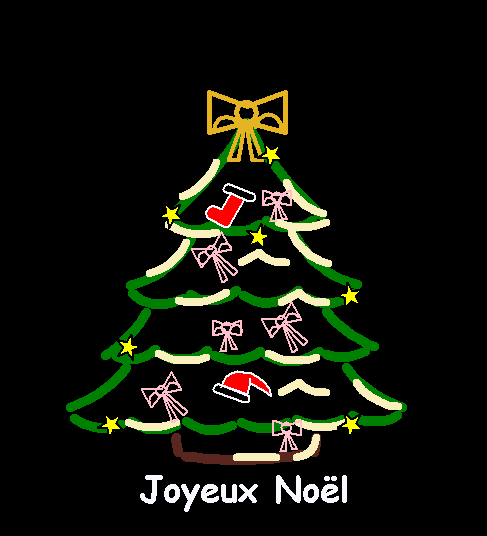

Write Python code to recreate this figure.
#!/usr/bin/env python
# -*- coding: utf-8 -*-
import turtle as t

t.setup(500, 550)  # 页面大小
t.bgcolor('black')  # 背景颜色
t.speed(0)  # 画图速度
t.pencolor("green")  # 画笔颜色
t.pensize(10)  # 画笔大小
t.penup()  # 提笔
t.hideturtle()  # 隐藏画笔指针
t.goto(0, 150)  # 移动
t.showturtle()  # 显示画笔指针
t.pendown()  # 重新显示
t.shape(name="classic")  # 设置默认经典箭头形状

# 第一层树叶
t.seth(-120)  # 移动方向
for i in range(10):
    t.fd(12)  # 移动指定距离
    t.right(2)  # 向右转动指定角度
t.penup()
t.goto(0, 150)

t.seth(-60)
t.pendown()
for i in range(10):
    t.fd(12)
    t.left(2)  # 向左转动指定角度

t.seth(-150)
t.penup()
t.fd(10)
t.pendown()
for i in range(5):
    t.fd(10)
    t.right(15)

t.seth(-150)
t.penup()
t.fd(8)
t.pendown()
for i in range(5):
    t.fd(10)
    t.right(15)

t.seth(-155)
t.penup()
t.fd(5)
t.pendown()
for i in range(5):
    t.fd(7)
    t.right(15)

# 第二层树叶
t.penup()
t.goto(-55, 34)
t.pendown()
t.seth(-120)
for i in range(10):
    t.fd(8)
    t.right(5)

t.penup()
t.goto(50, 35)
t.seth(-60)
t.pendown()
for i in range(10):
    t.fd(8)
    t.left(5)

t.seth(-120)
t.penup()
t.fd(10)
t.seth(-145)
t.pendown()
for i in range(5):
    t.fd(10)
    t.right(15)

t.penup()
t.fd(10)
t.seth(-145)
t.pendown()
for i in range(5):
    t.fd(12)
    t.right(15)

t.penup()
t.fd(8)
t.seth(-145)
t.pendown()
for i in range(5):
    t.fd(10)
    t.right(15)

t.penup()
t.seth(-155)
t.fd(8)
t.pendown()
for i in range(5):
    t.fd(11)
    t.right(15)

# 第三层树叶
t.penup()
t.goto(-100, -40)
t.seth(-120)
t.pendown()
for i in range(10):
    t.fd(6)
    t.right(3)

t.penup()
t.goto(80, -39)
t.seth(-50)
t.pendown()
for i in range(10):
    t.fd(6)
    t.left(3)

t.seth(-155)
t.penup()
t.fd(10)
t.pendown()
for i in range(5):
    t.fd(8)
    t.right(10)

t.penup()
t.fd(8)
t.seth(-145)
t.pendown()
for i in range(7):
    t.fd(8)
    t.right(10)

t.penup()
t.fd(8)
t.seth(-145)
t.pendown()
for i in range(7):
    t.fd(7)
    t.right(10)

t.penup()
t.fd(8)
t.seth(-145)
t.pendown()
for i in range(7):
    t.fd(7)
    t.right(10)

t.penup()
t.fd(8)
t.seth(-140)
t.pendown()
for i in range(7):
    t.fd(6)
    t.right(10)

# 第四层树叶
t.penup()
t.goto(-120, -95)
t.seth(-130)
t.pendown()
for i in range(7):
    t.fd(10)
    t.right(5)

t.penup()
t.goto(100, -95)
t.seth(-50)
t.pendown()
for i in range(7):
    t.fd(10)
    t.left(5)

t.penup()
t.seth(-120)
t.fd(10)
t.seth(-155)
t.pendown()
for i in range(6):
    t.fd(8)
    t.right(10)

t.penup()
t.seth(-160)
t.fd(10)
t.seth(-155)
t.pendown()
for i in range(6):
    t.fd(8)
    t.right(10)

t.penup()
t.seth(-160)
t.fd(10)
t.seth(-155)
t.pendown()
for i in range(6):
    t.fd(8)
    t.right(10)

t.penup()
t.seth(-160)
t.fd(10)
t.seth(-160)
t.pendown()
for i in range(6):
    t.fd(8)
    t.right(10)

t.penup()
t.seth(-160)
t.fd(10)
t.seth(-160)
t.pendown()
for i in range(6):
    t.fd(8)
    t.right(10)

t.penup()
t.seth(-160)
t.fd(10)
t.seth(-165)
t.pendown()
for i in range(5):
    t.fd(10)
    t.right(11)

# 树干
t.penup()
t.goto(-70, -165)
t.seth(-85)
t.pendown()
t.pencolor("#592720")
for i in range(3):
    t.fd(5)
    t.left(3)

t.penup()
t.goto(70, -165)
t.seth(-95)
t.pendown()
for i in range(3):
    t.fd(5)
    t.right(3)

t.seth(-170)
t.penup()
t.fd(10)
t.pendown()
for i in range(10):
    t.fd(12)
    t.right(2)


# 树梢
def tree_plane(x, y, z):
    """树梢平面"""
    t.penup()
    t.goto(x, y)
    t.seth(-z)
    t.pendown()
    for _ in range(5):
        t.fd(10)
        t.right(10)


def tree_side(x, y, z):
    """树梢测面"""
    t.penup()
    t.goto(x, y)
    t.seth(-z)
    t.pendown()
    for _ in range(5):
        t.fd(10)
        t.left(10)


def tree_middle(x, y, z):
    """树叶中间"""
    t.penup()
    t.goto(x, y)
    t.seth(-z)
    t.pendown()
    for _ in range(5):
        t.fd(6)
        t.right(10)
    t.seth(-150)
    t.fd(20)


t.pencolor("#faf0be")  # 树梢颜色
t.penup()
t.goto(70, -165)
t.pendown()
t.seth(-90)
t.pensize(8)
t.circle(-20, 90)  # 绘制圆形

t.penup()
t.goto(30, -185)
t.pendown()
t.seth(-180)
t.pensize(8)
t.fd(40)

tree_plane(-70, -150, 160)
tree_plane(100, -150, 160)
tree_side(110, -110, 50)
tree_middle(80, -120, 180)
tree_plane(70, -85, 165)
tree_plane(-40, -85, 165)
tree_middle(80, -30, 180)
tree_middle(40, 10, 180)
tree_plane(-60, 30, 120)
tree_plane(-20, -20, 150)
tree_side(45, 40, 60)
tree_plane(-30, 40, 170)
tree_plane(-30, 110, 115)
tree_side(40, 90, 60)
tree_plane(80, 50, 160)


# 蝴蝶结
def hdj(x, y):
    t.penup()
    t.goto(x, y)
    t.seth(80)
    t.pendown()
    t.pensize(2)
    t.circle(5)
    t.seth(10)
    t.fd(15)
    t.seth(120)
    t.fd(20)
    t.seth(240)
    t.fd(20)
    t.seth(180)
    t.fd(20)
    t.seth(-60)
    t.fd(20)
    t.seth(50)
    t.fd(20)
    t.seth(-40)
    t.fd(30)
    t.seth(-130)
    t.fd(5)
    t.seth(135)
    t.fd(30)
    t.seth(-60)
    t.fd(30)
    t.seth(-150)
    t.fd(6)
    t.seth(110)
    t.fd(30)


def uit(x, y):
    t.penup()
    t.goto(x, y)
    t.pendown()
    t.pensize(2)
    t.circle(5)
    t.seth(-10)
    t.fd(15)
    t.seth(90)
    t.fd(15)
    t.seth(200)
    t.fd(15)
    t.seth(160)
    t.fd(15)
    t.seth(-90)
    t.fd(15)
    t.seth(10)
    t.fd(15)
    t.seth(-60)
    t.fd(20)
    t.seth(-180)
    t.fd(5)
    t.seth(110)
    t.fd(20)
    t.seth(-90)
    t.fd(20)
    t.seth(-180)
    t.fd(6)
    t.seth(70)
    t.fd(15)
    t.hideturtle()


def yut(x, y, z):
    t.penup()
    t.goto(x, y)
    t.pendown()
    t.seth(z)
    for po in range(5):
        t.fd(4)
        t.left(36)


def ytu(x, y, z):
    t.penup()
    t.goto(x, y)
    t.pendown()
    t.seth(z)
    for kk in range(5):
        t.fd(4)
        t.left(36)


def iou(x, y, z):
    t.penup()
    t.goto(x, y)
    t.pendown()
    t.seth(z)
    for po in range(10):
        t.fd(4)
        t.left(18)


# 小蝴蝶结
t.pencolor("pink")   # 小蝴蝶颜色
t.seth(0)
uit(40, -160)
hdj(-80, -120)
yut(-67, -115, 120)
yut(-86, -123, 150)
hdj(40, -50)
yut(52, -45, 130)
yut(34, -55, 160)
t.seth(0)
uit(-20, -60)
ytu(-4, -60, 100)
ytu(-20, -60, 120)
hdj(-30, 20)
yut(-15, 25, 130)
yut(-40, 20, 180)
uit(30, 70)
ytu(45, 70, 100)
ytu(30, 70, 120)

# 大蝴蝶结
t.pencolor("#e6b422")   # 大蝴蝶颜色
t.pensize(5)
t.penup()
t.seth(0)
t.goto(0, 150)
t.pendown()
t.circle(10)
t.seth(-15)
t.fd(40)
t.seth(90)
t.fd(40)
t.seth(200)
t.fd(40)
t.seth(160)
t.fd(40)
t.seth(-90)
t.fd(40)
t.seth(15)
t.fd(40)
t.seth(-70)
t.pensize(4)
t.fd(40)
t.seth(-180)
t.fd(10)
t.seth(100)
t.fd(40)
t.seth(-100)
t.fd(40)
t.seth(-180)
t.fd(10)
t.seth(70)
t.fd(40)
t.penup()
t.seth(0)
t.goto(0, 130)
t.pendown()
t.seth(0)
iou(35, 145, 100)
iou(-7, 145, 110)


# t.pencolor("red")
# t.pensize(7)
# t.penup()
# t.goto(-35, 135)
# t.pendown()

# 圣诞帽
t.pencolor("#f8f8ff")   # 圣诞帽颜色
t.seth(-20)
t.pensize(2)
t.penup()
t.goto(-30, -120)
t.pendown()
t.fillcolor("red")  # 圣诞帽填充颜色
t.fd(30)
t.circle(4, 180)
t.fd(30)
t.circle(4, 180)
t.penup()
t.goto(-25, -115)
t.seth(75)
t.pendown()
t.begin_fill()
for i in range(5):
    t.fd(6)
    t.right(20)
t.seth(-10)
for i in range(5):
    t.fd(8)
    t.right(15)
t.seth(145)
for i in range(5):
    t.fd(5)
    t.left(2)
t.seth(90)
for i in range(5):
    t.fd(1)
    t.left(2)
t.seth(-90)
for i in range(4):
    t.fd(4)
    t.right(6)
t.seth(161)
t.fd(30)
t.end_fill()


# 五角星
def koc(x, y, size):
    t.pensize(2)
    t.pencolor("black")     # 五角星颜色
    t.penup()
    t.goto(x, y)
    t.pendown()
    t.begin_fill()
    t.fillcolor("yellow")   # 五角星填充颜色
    for i in range(5):
        t.left(72)
        t.fd(size)
        t.right(144)
        t.fd(size)
    t.end_fill()


t.seth(-15)
koc(-120, -70, 10)
t.seth(10)
koc(100, -20, 10)
t.seth(-10)
koc(10, 40, 10)
t.seth(30)
koc(-80, 60, 10)
koc(100, -150, 10)
koc(-140, -150, 10)
koc(20, 120, 10)

# 袜子
t.pencolor("#f8f8ff")   # 袜子颜色
t.seth(-20)
t.pensize(2)
t.penup()
t.goto(-20, 80)
t.pendown()
t.fd(25)
t.circle(4, 180)
t.fd(25)
t.circle(4, 180)
t.penup()
t.goto(-15, 80)
t.pendown()
t.begin_fill()
t.fillcolor("red")  # 袜子填充颜色
t.seth(-120)
t.fd(20)
t.seth(150)
t.fd(5)
t.circle(7, 180)
t.fd(15)
t.circle(5, 90)
t.fd(30)
t.seth(160)
t.fd(18)
t.end_fill()

# 文字祝福
t.penup()
t.goto(0, -250 + 10)
t.pendown()
t.write("Joyeux Noël", align="center", font=("Comic Sans MS", 26, "bold"))

# 画图结束
t.done()
